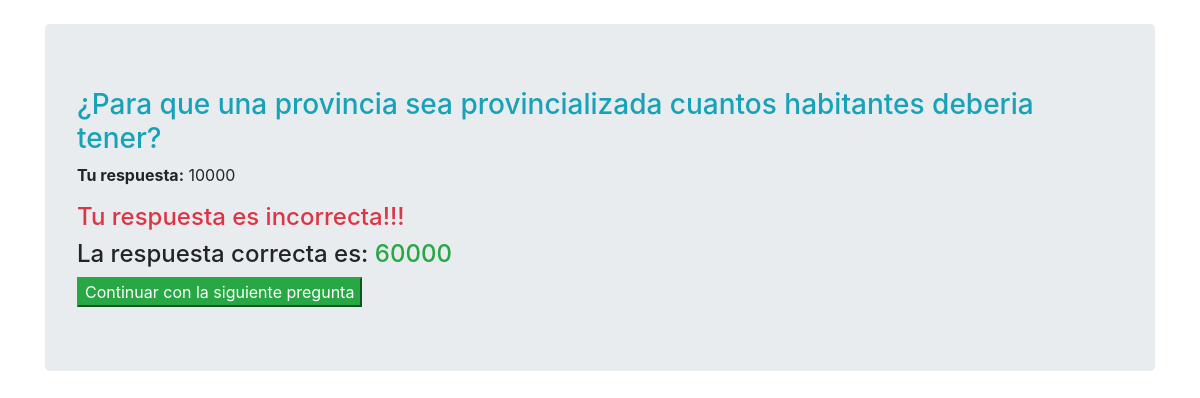
The page /resultado/5/ on the database its author committed.
### Quiz/models.py (models this page shows, shortened)
class PreguntasRespondidas(models.Model):
	quizUser = models.ForeignKey(QuizUsuario, on_delete=models.CASCADE, related_name='intentos')
	pregunta = models.ForeignKey(Pregunta, on_delete=models.CASCADE)
	respuesta = models.ForeignKey(ElegirRespuesta, on_delete=models.CASCADE, null=True)
	correcta  = models.BooleanField(verbose_name='¿Es esta la respuesta correcta?', default=False, null=False)
	puntaje_obtenido = models.DecimalField(verbose_name='Puntaje Obtenido', default=0, decimal_places=2, max_digits=6)

class Pregunta(models.Model):
	NUMER_DE_RESPUESTAS_PERMITIDAS = 1
	texto = models.TextField(verbose_name='Texto de la pregunta')
	max_puntaje = models.DecimalField(verbose_name='Maximo Puntaje', default=5, decimal_places=2, max_digits=6)

class ElegirRespuesta(models.Model):
	MAXIMO_RESPUESTA = 4
	pregunta = models.ForeignKey(Pregunta, related_name='opciones', on_delete=models.CASCADE)
	correcta = models.BooleanField(verbose_name='¿Es esta la pregunta correcta?', default=False, null=False)
	texto = models.TextField(verbose_name='Texto de la respuesta')
	def __str__(self):
		return self.texto

### Quiz/views.py (the view)
# urls.py: path('resultado/<int:pregunta_respondida_pk>/', resultado_pregunta, name='resultado'),
def resultado_pregunta(request, pregunta_respondida_pk):
	respondida = get_object_or_404(PreguntasRespondidas, pk=pregunta_respondida_pk)
	context = {
		'respondida':respondida
	}
	return render(request, 'play/resultados.html', context)

### template/play/resultados.html
{% extends 'base.html' %}
{% block contenido %}
<div class="container">
	<div class="jumbotron my-4">
		<h3 class="text-info">{{respondida.pregunta.texto|safe}}</h3>
		<p>
			<strong>Tu respuesta:</strong>
			{{respondida.respuesta.texto|safe}}
		</p>
	{% if respondida.respuesta.correcta %}
		<h4 class="text-success">Yeah!! Tu respuesta es correcta</h4>
	{% else %}
		<h4 class="text-danger">Tu respuesta es incorrecta!!!</h4>
		{% for respuesta in respondida.pregunta.opciones.all %}
			{% if respuesta.correcta %}
				<h4>La respuesta correcta es: <span class="text-success">{{respuesta}}</span></h4>
			{% endif %}
		{% endfor %}
	{% endif %}
	<a href="{% url 'jugar' %}">
		<button class="btn-success">
			Continuar con la siguiente pregunta
		</button>
	</a>
	</div>
</div>
{% endblock %}

### template/base.html (style rules this page uses)
body { background-image: url("https://fotos.perfil.com/2019/05/13/trim/960/540/0513-chaco-formosa-low-cost-698403.jpg?format=webp") ; background-size: cover; background-attachment: fixed; }

### rows shown on the page
PreguntasRespondidas: pregunta.texto "¿Para que una provincia sea provincializada cuantos habitantes deberia tener?", respuesta.texto "10000"
ElegirRespuesta: texto "60000"
